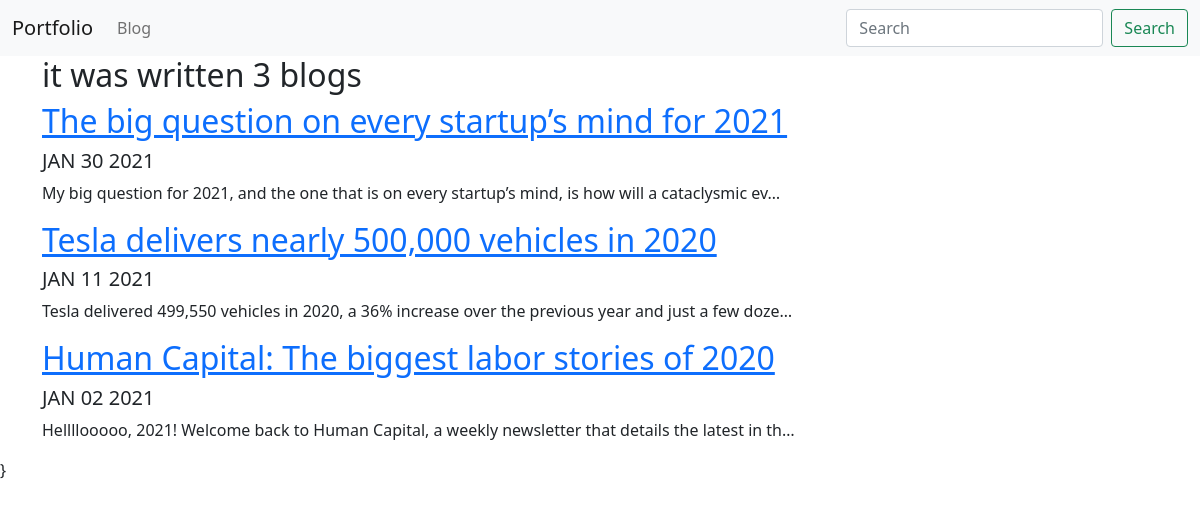
Screenshot of /blog/ with the database file from the repository.
### blog/models.py (models this page shows, shortened)
class Blog (models.Model):
	title = models.CharField(max_length=100)
	description = models.TextField()
	date = models.DateField()

### blog/views.py (the view)
# urls.py: path('',views.all_blogs , name='all_blogs'),
def all_blogs(request):
	blogs = Blog.objects.order_by('-date')
	return render(request, 'blog/all_blogs.html',{'blogs':blogs})

### blog/templates/blog/all_blogs.html
{% extends 'portfolio/base.html' %}
{% block content %}
<h2>it was written {{ blogs.count }} blog{{ blogs.count|pluralize}}</h2>
{% for blog in blogs %}
<a href="{% url 'blog:detail' blog.id%}"><h2> {{blog.title}}</h2></a>
<h5>{{blog.date|date:'M d Y'|upper}}</h5>
<p>{{blog.description|striptags|truncatechars:100}}</p>
{% endfor %}
{% endblock %}

### rows the page displays
Blog: title "The big question on every startup’s mind for 2021", date "JAN 30 2021", description "My big question for 2021, and the one that is on every startup’s mind, is how will a cataclysmic ev…"
Blog: title "Tesla delivers nearly 500,000 vehicles in 2020", date "JAN 11 2021", description "Tesla delivered 499,550 vehicles in 2020, a 36% increase over the previous year and just a few doze…"
Blog: title "Human Capital: The biggest labor stories of 2020", date "JAN 02 2021", description "Hellllooooo, 2021! Welcome back to Human Capital, a weekly newsletter that details the latest in th…"

### other values shown
{{ blogs.count }} "3"
